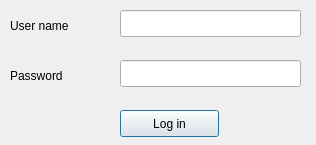
<?xml version="1.0" encoding="UTF-8"?>
<ui version="4.0">
 <class>log_in_dialog</class>
 <widget class="QDialog" name="log_in_dialog">
  <property name="geometry">
   <rect>
    <x>0</x>
    <y>0</y>
    <width>316</width>
    <height>145</height>
   </rect>
  </property>
  <property name="windowTitle">
   <string>Log in using your Lizard account</string>
  </property>
  <widget class="QLabel" name="user_name_label">
   <property name="geometry">
    <rect>
     <x>10</x>
     <y>10</y>
     <width>101</width>
     <height>31</height>
    </rect>
   </property>
   <property name="text">
    <string>User name</string>
   </property>
  </widget>
  <widget class="QLineEdit" name="user_name_input">
   <property name="geometry">
    <rect>
     <x>120</x>
     <y>10</y>
     <width>181</width>
     <height>27</height>
    </rect>
   </property>
  </widget>
  <widget class="QLabel" name="user_password_label">
   <property name="geometry">
    <rect>
     <x>10</x>
     <y>60</y>
     <width>101</width>
     <height>31</height>
    </rect>
   </property>
   <property name="text">
    <string>Password</string>
   </property>
  </widget>
  <widget class="QLineEdit" name="user_password_input">
   <property name="geometry">
    <rect>
     <x>120</x>
     <y>60</y>
     <width>181</width>
     <height>27</height>
    </rect>
   </property>
   <property name="inputMethodHints">
    <set>Qt::ImhHiddenText|Qt::ImhNoAutoUppercase|Qt::ImhNoPredictiveText</set>
   </property>
   <property name="echoMode">
    <enum>QLineEdit::Password</enum>
   </property>
  </widget>
  <widget class="QPushButton" name="log_in_button">
   <property name="geometry">
    <rect>
     <x>120</x>
     <y>110</y>
     <width>99</width>
     <height>27</height>
    </rect>
   </property>
   <property name="text">
    <string>Log in</string>
   </property>
   <property name="checkable">
    <bool>false</bool>
   </property>
   <property name="autoDefault">
    <bool>true</bool>
   </property>
   <property name="default">
    <bool>false</bool>
   </property>
  </widget>
 </widget>
 <resources/>
 <connections/>
</ui>
